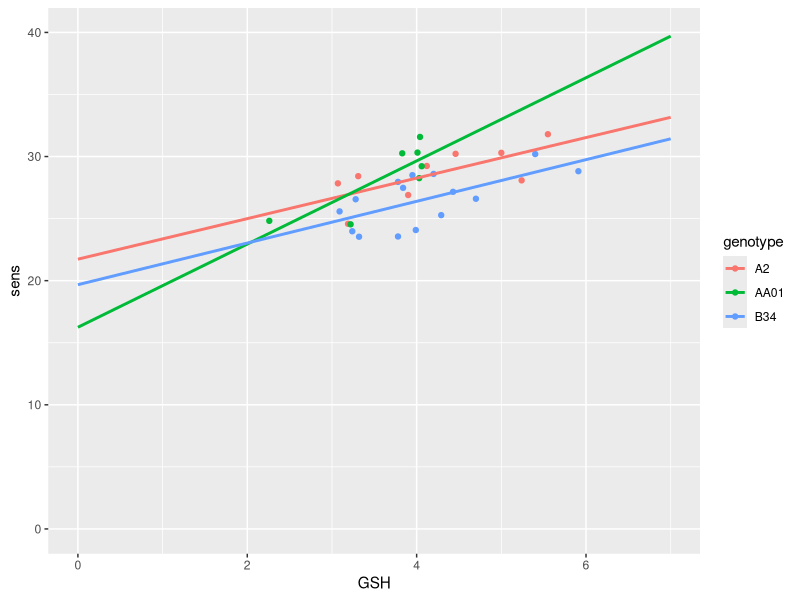

The R source for this figure:
library(tidyverse)
#data input
response <- read.table("response.txt", skip = 6, header = TRUE)

# sumarrising
response %>% 
  group_by(genotype) %>% 
  summarise(m = mean(sens),
            sd = sd(sens),
            n = length(sens),
            se = sd/sqrt(n),
            median = median(sens))

# filter our rows
responseA2 <- response %>% 
  filter(genotype == "A2")

# select columns
response %>% 
  select(sens, genotype)


str(response)
ggplot(data = response,
       aes(x = GSH, y = sens, col = genotype)) +
  geom_point() +
  xlim(0, 7) +
  ylim(0, 40) +
  geom_smooth(method = "lm", se =FALSE, fullrange = TRUE)

mod <- lm(data = response, sens ~ GSH * genotype)
summary(mod)

anova(mod)

mod_2  <- update(mod, .~. -GSH:genotype)

summary(mod_2)
